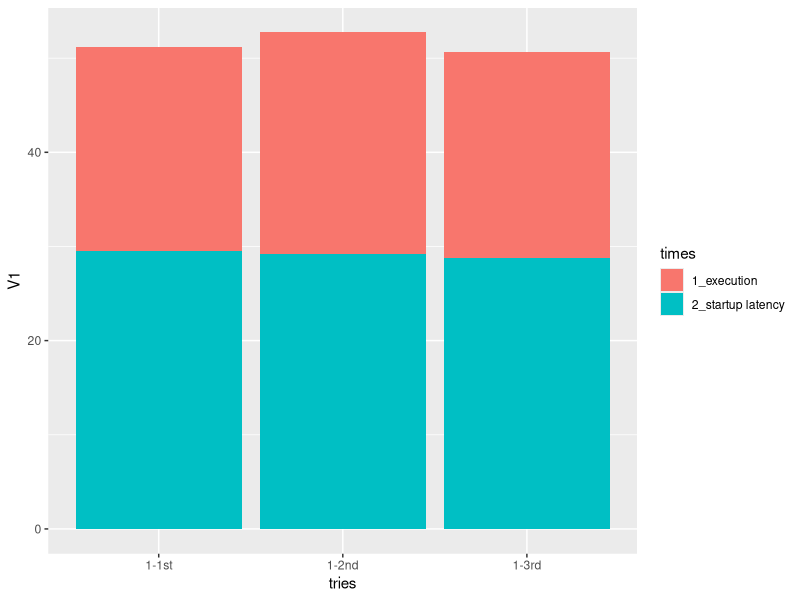

R code for this plot:
library("ggplot2")

tries <- c(rep("1-1st", 2), rep("1-2nd", 2), rep("1-3rd", 2))
times <- rep(c("2_startup latency", "1_execution"), 3)
value_all <- read.csv("b3_e1.csv", header=F)	
value <- value_all[1]
data3_1 <- data.frame(tries, times, value)

ggplot(data3_1, aes(fill=times, y=V1, x=tries)) + geom_bar(position="stack", stat="identity")